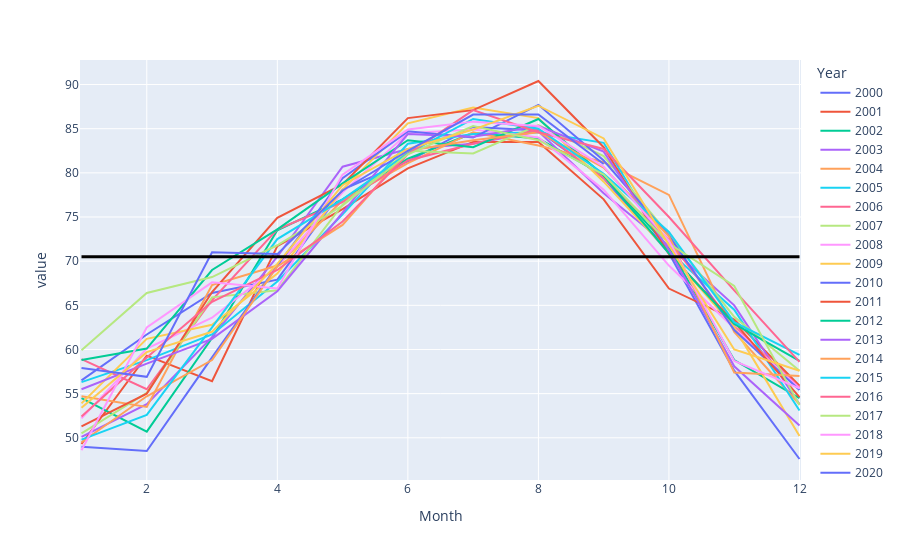

Notebook code cell kept with this figure:
### Code cell
# Initial plot of temperature 

fig = px.line(df1, x='Month', y='value', color='Year' )
fig.add_shape(
        # Line reference to the axes
            type="line",
            xref="x",
            yref="y",
            x0=1,
            y0=df1.value.mean(),
            x1=12,
            y1=df1.value.mean(),
            line=dict(
                color="black",
                width=3,
            ),
        )

### Figure 1 — Plotly figure (JSON) as saved in the notebook; plotly's stock layout.template omitted (floating-point values rounded to 4 significant figures)
{"data": [{"hoverlabel": {"namelength": 0}, "hovertemplate": "Year=2000<br>Month=%{x}<br>value=%{y}", "legendgroup": "2000", "line": {"color": "#636efa", "dash": "solid"}, "mode": "lines", "name": "2000", "showlegend": true, "type": "scatter", "x": [1, 2, 3, 4, 5, 6, 7, 8, 9, 10, 11, 12], "xaxis": "x", "y": [56.5, 61.7, 66.4, 67.9, 78.1, 81.3, 85.2, 84.8, 79.4, 70.9, 57.6, 47.6], "yaxis": "y"}, {"hoverlabel": {"namelength": 0}, "hovertemplate": "Year=2001<br>Month=%{x}<br>value=%{y}", "legendgroup": "2001", "line": {"color": "#EF553B", "dash": "solid"}, "mode": "lines", "name": "2001", "showlegend": true, "type": "scatter", "x": [1, 2, 3, 4, 5, 6, 7, 8, 9, 10, 11, 12], "xaxis": "x", "y": [49.3, 59.3, 56.4, 71.7, 75.9, 80.5, 83.5, 83.5, 77, 66.9, 63.4, 55.9], "yaxis": "y"}, {"hoverlabel": {"namelength": 0}, "hovertemplate": "Year=2002<br>Month=%{x}<br>value=%{y}", "legendgroup": "2002", "line": {"color": "#00cc96", "dash": "solid"}, "mode": "lines", "name": "2002", "showlegend": true, "type": "scatter", "x": [1, 2, 3, 4, 5, 6, 7, 8, 9, 10, 11, 12], "xaxis": "x", "y": [54.5, 50.7, 61.3, 73.5, 77, 81.6, 84.5, 83.9, 79.7, 71.5, 58.8, 54.5], "yaxis": "y"}, {"hoverlabel": {"namelength": 0}, "hovertemplate": "Year=2003<br>Month=%{x}<br>value=%{y}", "legendgroup": "2003", "line": {"color": "#ab63fa", "dash": "solid"}, "mode": "lines", "name": "2003", "showlegend": true, "type": "scatter", "x": [1, 2, 3, 4, 5, 6, 7, 8, 9, 10, 11, 12], "xaxis": "x", "y": [50.1, 53.8, 61.4, 70.5, 80.7, 82.7, 83.3, 84.7, 77.7, 71.7, 65, 53.8], "yaxis": "y"}, {"hoverlabel": {"namelength": 0}, "hovertemplate": "Year=2004<br>Month=%{x}<br>value=%{y}", "legendgroup": "2004", "line": {"color": "#FFA15A", "dash": "solid"}, "mode": "lines", "name": "2004", "showlegend": true, "type": "scatter", "x": [1, 2, 3, 4, 5, 6, 7, 8, 9, 10, 11, 12], "xaxis": "x", "y": [54.7, 53.5, 67.3, 69.5, 76.9, 81.1, 84.6, 83.1, 81.2, 77.5, 62, 53.8], "yaxis": "y"}, {"hoverlabel": {"namelength": 0}, "hovertemplate": "Year=2005<br>Month=%{x}<br>value=%{y}", "legendgroup": "2005", "line": {"color": "#19d3f3", "dash": "solid"}, "mode": "lines", "name": "2005", "showlegend": true, "type": "scatter", "x": [1, 2, 3, 4, 5, 6, 7, 8, 9, 10, 11, 12], "xaxis": "x", "y": [56.3, 58.8, 61.7, 67.7, 75.3, 83.3, 84.4, 84.6, 83.4, 71.1, 64.5, 53.1], "yaxis": "y"}, {"hoverlabel": {"namelength": 0}, "hovertemplate": "Year=2006<br>Month=%{x}<br>value=%{y}", "legendgroup": "2006", "line": {"color": "#FF6692", "dash": "solid"}, "mode": "lines", "name": "2006", "showlegend": true, "type": "scatter", "x": [1, 2, 3, 4, 5, 6, 7, 8, 9, 10, 11, 12], "xaxis": "x", "y": [58.9, 55.5, 65.6, 73.6, 76.7, 81.4, 83.3, 84.9, 79.4, 72.4, 62.6, 55.7], "yaxis": "y"}, {"hoverlabel": {"namelength": 0}, "hovertemplate": "Year=2007<br>Month=%{x}<br>value=%{y}", "legendgroup": "2007", "line": {"color": "#B6E880", "dash": "solid"}, "mode": "lines", "name": "2007", "showlegend": true, "type": "scatter", "x": [1, 2, 3, 4, 5, 6, 7, 8, 9, 10, 11, 12], "xaxis": "x", "y": [50.5, 55.1, 65.9, 66.7, 76.4, 82.5, 82.2, 85.4, 81.9, 73, 63.7, 57.6], "yaxis": "y"}, {"hoverlabel": {"namelength": 0}, "hovertemplate": "Year=2008<br>Month=%{x}<br>value=%{y}", "legendgroup": "2008", "line": {"color": "#FF97FF", "dash": "solid"}, "mode": "lines", "name": "2008", "showlegend": true, "type": "scatter", "x": [1, 2, 3, 4, 5, 6, 7, 8, 9, 10, 11, 12], "xaxis": "x", "y": [52.2, 60.1, 63.6, 69.4, 77.8, 84.5, 84.9, 84, 78.1, 69.5, 62.4, 55.6], "yaxis": "y"}, {"hoverlabel": {"namelength": 0}, "hovertemplate": "Year=2009<br>Month=%{x}<br>value=%{y}", "legendgroup": "2009", "line": {"color": "#FECB52", "dash": "solid"}, "mode": "lines", "name": "2009", "showlegend": true, "type": "scatter", "x": [1, 2, 3, 4, 5, 6, 7, 8, 9, 10, 11, 12], "xaxis": "x", "y": [53.9, 61.2, 62.8, 68.6, 78.1, 85.6, 87.4, 86.2, 79, 71, 62.5, 50.2], "yaxis": "y"}, {"hoverlabel": {"namelength": 0}, "hovertemplate": "Year=2010<br>Month=%{x}<br>value=%{y}", "legendgroup": "2010", "line": {"color": "#636efa", "dash": "solid"}, "mode": "lines", "name": "2010", "showlegend": true, "type": "scatter", "x": [1, 2, 3, 4, 5, 6, 7, 8, 9, 10, 11, 12], "xaxis": "x", "y": [49, 48.5, 59.1, 69.5, 79.4, 84.7, 84, 87.7, 81.4, 72.9, 62.2, 55.4], "yaxis": "y"}, {"hoverlabel": {"namelength": 0}, "hovertemplate": "Year=2011<br>Month=%{x}<br>value=%{y}", "legendgroup": "2011", "line": {"color": "#EF553B", "dash": "solid"}, "mode": "lines", "name": "2011", "showlegend": true, "type": "scatter", "x": [1, 2, 3, 4, 5, 6, 7, 8, 9, 10, 11, 12], "xaxis": "x", "y": [51.3, 55, 66.5, 74.9, 78.7, 86.2, 87.1, 90.4, 82.9, 70.8, 63.1, 54.6], "yaxis": "y"}, {"hoverlabel": {"namelength": 0}, "hovertemplate": "Year=2012<br>Month=%{x}<br>value=%{y}", "legendgroup": "2012", "line": {"color": "#00cc96", "dash": "solid"}, "mode": "lines", "name": "2012", "showlegend": true, "type": "scatter", "x": [1, 2, 3, 4, 5, 6, 7, 8, 9, 10, 11, 12], "xaxis": "x", "y": [58.8, 60.1, 69, 73.6, 78.8, 83.7, 82.9, 86.1, 79.7, 70.9, 62.9, 58.7], "yaxis": "y"}, {"hoverlabel": {"namelength": 0}, "hovertemplate": "Year=2013<br>Month=%{x}<br>value=%{y}", "legendgroup": "2013", "line": {"color": "#ab63fa", "dash": "solid"}, "mode": "lines", "name": "2013", "showlegend": true, "type": "scatter", "x": [1, 2, 3, 4, 5, 6, 7, 8, 9, 10, 11, 12], "xaxis": "x", "y": [55.5, 58.4, 61.2, 66.6, 75.5, 84.4, 84.1, 85.3, 82.4, 71.3, 58.1, 51.4], "yaxis": "y"}, {"hoverlabel": {"namelength": 0}, "hovertemplate": "Year=2014<br>Month=%{x}<br>value=%{y}", "legendgroup": "2014", "line": {"color": "#FFA15A", "dash": "solid"}, "mode": "lines", "name": "2014", "showlegend": true, "type": "scatter", "x": [1, 2, 3, 4, 5, 6, 7, 8, 9, 10, 11, 12], "xaxis": "x", "y": [49.5, 54.7, 58.8, 69.4, 74.1, 82.5, 83.7, 84.6, 80.6, 72.8, 57.4, 57], "yaxis": "y"}, {"hoverlabel": {"namelength": 0}, "hovertemplate": "Year=2015<br>Month=%{x}<br>value=%{y}", "legendgroup": "2015", "line": {"color": "#19d3f3", "dash": "solid"}, "mode": "lines", "name": "2015", "showlegend": true, "type": "scatter", "x": [1, 2, 3, 4, 5, 6, 7, 8, 9, 10, 11, 12], "xaxis": "x", "y": [49.8, 52.6, 62.5, 72.5, 77, 82.2, 86.1, 85, 79.9, 73.3, 63.1, 59.4], "yaxis": "y"}, {"hoverlabel": {"namelength": 0}, "hovertemplate": "Year=2016<br>Month=%{x}<br>value=%{y}", "legendgroup": "2016", "line": {"color": "#FF6692", "dash": "solid"}, "mode": "lines", "name": "2016", "showlegend": true, "type": "scatter", "x": [1, 2, 3, 4, 5, 6, 7, 8, 9, 10, 11, 12], "xaxis": "x", "y": [52.4, 59.1, 65.4, 69, 74.5, 82.1, 87.1, 84.6, 82.7, 75, 66.7, 58.6], "yaxis": "y"}, {"hoverlabel": {"namelength": 0}, "hovertemplate": "Year=2017<br>Month=%{x}<br>value=%{y}", "legendgroup": "2017", "line": {"color": "#B6E880", "dash": "solid"}, "mode": "lines", "name": "2017", "showlegend": true, "type": "scatter", "x": [1, 2, 3, 4, 5, 6, 7, 8, 9, 10, 11, 12], "xaxis": "x", "y": [59.9, 66.4, 68.2, 71.8, 76.3, 82.1, 85.3, 83.7, 79.8, 72, 67.2, 53.7], "yaxis": "y"}, {"hoverlabel": {"namelength": 0}, "hovertemplate": "Year=2018<br>Month=%{x}<br>value=%{y}", "legendgroup": "2018", "line": {"color": "#FF97FF", "dash": "solid"}, "mode": "lines", "name": "2018", "showlegend": true, "type": "scatter", "x": [1, 2, 3, 4, 5, 6, 7, 8, 9, 10, 11, 12], "xaxis": "x", "y": [48.6, 62.5, 67.6, 66.9, 79.8, 84.9, 85.8, 85.3, 80.7, 72.3, 58.7, 55.6], "yaxis": "y"}, {"hoverlabel": {"namelength": 0}, "hovertemplate": "Year=2019<br>Month=%{x}<br>value=%{y}", "legendgroup": "2019", "line": {"color": "#FECB52", "dash": "solid"}, "mode": "lines", "name": "2019", "showlegend": true, "type": "scatter", "x": [1, 2, 3, 4, 5, 6, 7, 8, 9, 10, 11, 12], "xaxis": "x", "y": [53.4, 59.7, 62, 69.7, 78.6, 82.7, 84.9, 87.6, 83.9, 71.8, 60, 57.6], "yaxis": "y"}, {"hoverlabel": {"namelength": 0}, "hovertemplate": "Year=2020<br>Month=%{x}<br>value=%{y}", "legendgroup": "2020", "line": {"color": "#636efa", "dash": "solid"}, "mode": "lines", "name": "2020", "showlegend": true, "type": "scatter", "x": [1, 2, 3, 4, 5, 6, 7, 8, 9, 10, 11, 12], "xaxis": "x", "y": [57.9, 56.9, 71, 70.8, 78, 82.5, 86.6, 86.6, 81, null, null, null], "yaxis": "y"}], "layout": {"legend": {"title": {"text": "Year"}, "tracegroupgap": 0}, "margin": {"t": 60}, "shapes": [{"line": {"color": "black", "width": 3}, "type": "line", "x0": 1, "x1": 12, "xref": "x", "y0": 70.5, "y1": 70.5, "yref": "y"}], "xaxis": {"anchor": "y", "domain": [0, 1], "title": {"text": "Month"}}, "yaxis": {"anchor": "x", "domain": [0, 1], "title": {"text": "value"}}}}
